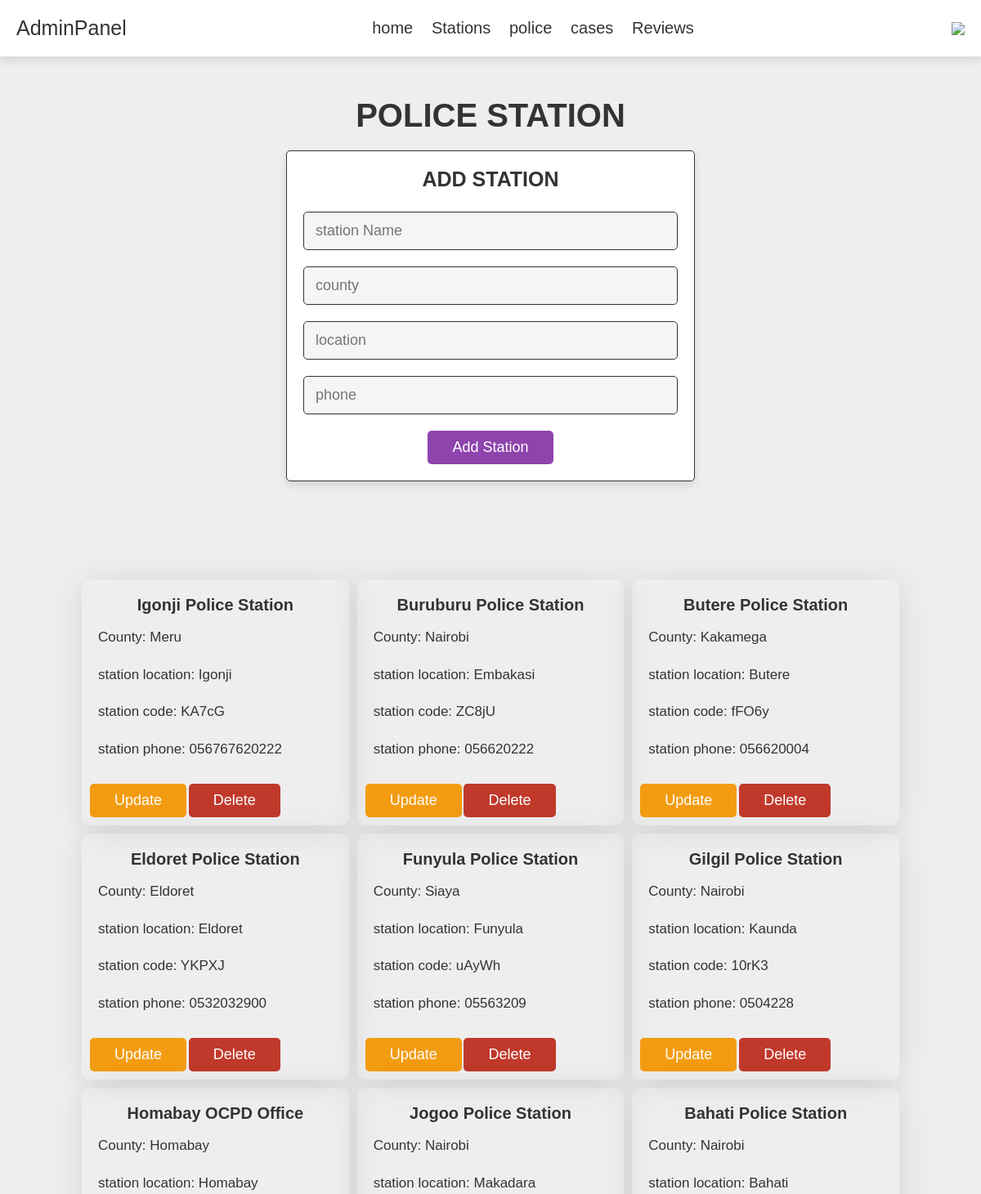
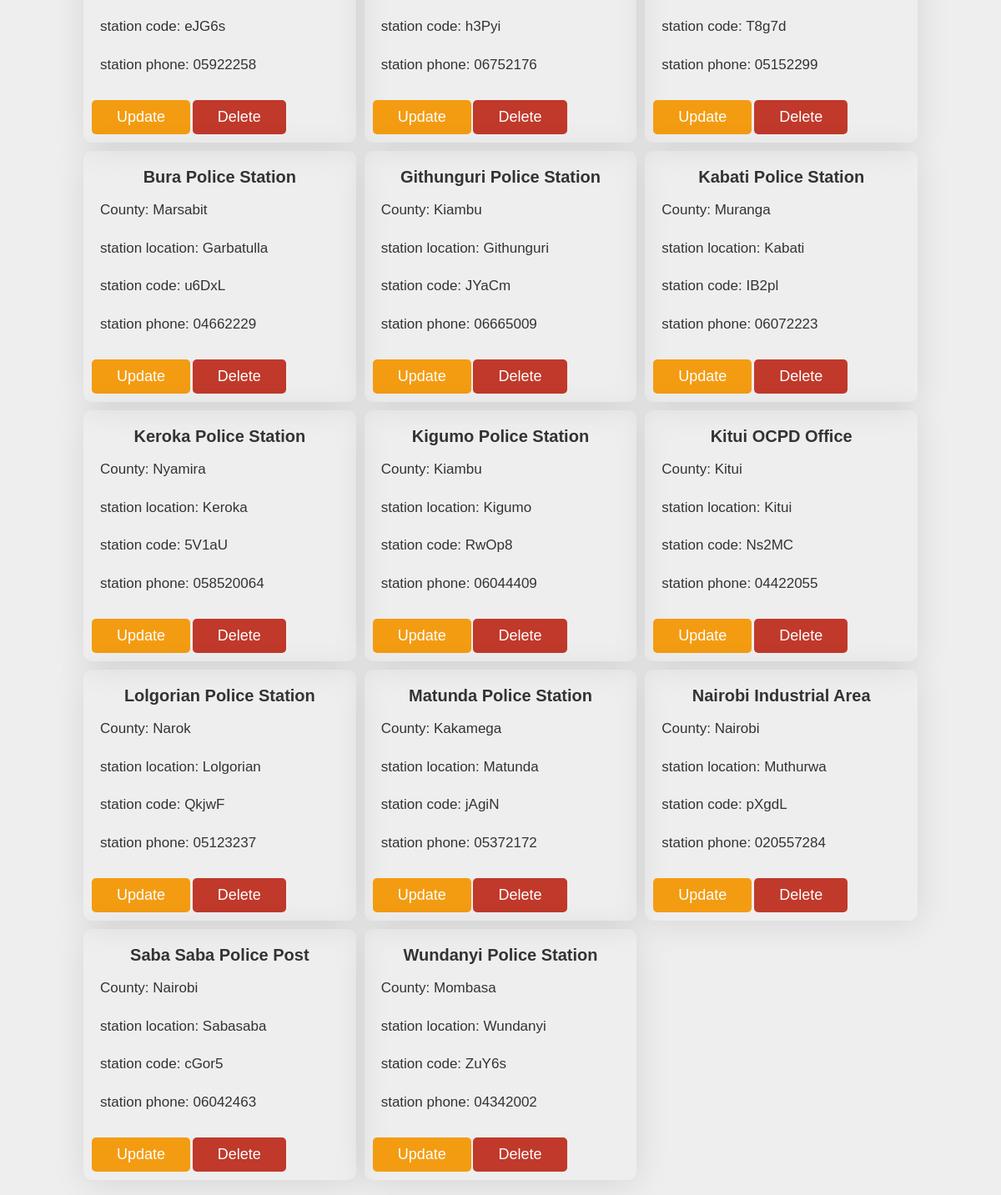
Screenshot of /admin_stations.php (signed in) with the database file from the repository (2 pictures, top to bottom).
### tables this page shows
CREATE TABLE `police_station` (
  `id` int(100) NOT NULL,
  `name` varchar(100) NOT NULL,
  `code` varchar(100) NOT NULL,
  `county` varchar(100) NOT NULL,
  `location` varchar(100) NOT NULL,
  `phone` varchar(100) NOT NULL
);

### admin_stations.php (the view, shortened to what this page needs)
<?php
include 'config.php';
?>
<!DOCTYPE html>
<html lang="en">
<head>
   <link rel="stylesheet" href="css/admin_style.css">
   <link rel="stylesheet" href="css/style.css">
</head>
<body>
   <?php include 'admin_header.php'; ?>
   <section class="add-products">
      <h1 class="title">Police station</h1>
      <form action="" method="post" enctype="multipart/form-data">
         <h3>add station</h3>
         <input type="text" name="stationname" class="box" placeholder="station Name">
         <input type="county" name="county" class="box" placeholder="county">
         <input type="text" name="location" class="box" placeholder="location">
         <input type=number name="phone" class="box" placeholder="phone">
         <input type="submit" value="add station" name="add_car" class="btn">
      </form>
   </section>
   <section class="services-container">
      <?php
      $select_station = mysqli_query($conn, "SELECT * FROM `police_station`") or die('query failed');
      if (mysqli_num_rows($select_station) > 0) {
         while ($fetch_station = mysqli_fetch_assoc($select_station)) {
      ?>
            <div class="box">
               <div class="form-box">
                  <div class="box-content">
                     <h1 class="name"><?php echo $fetch_station['name']; ?></h1>
                     <h3 class="price">County: <?php echo $fetch_station['county']; ?></h3>
                     <h3 class="plateNumber">station location: <?php echo $fetch_station['location']; ?></h3>
                     <h3 class="description">station code: <?php echo $fetch_station['code']; ?></h3>
                     <h3 class="mileage">station phone: <?php echo $fetch_station['phone']; ?></h3>
                  </div>
               </div>
               <a href="admin_stations.php?update=<?php echo $fetch_station['id']; ?>" class="option-btn">update</a>
               <a href="admin_stations.php?delete=<?php echo $fetch_station['id']; ?>" class="delete-btn" onclick="return confirm('delete this police station?');">delete</a>
            </div>
      <?php
         }
      } else {
         echo '<p class="empty">no police station added yet!</p>';
      }
      ?>
   </section>
</body>
</html>

### admin_style.css (style rules this page uses)
:root { --purple: #8e44ad; --red: #c0392b; --orange: #f39c12; --black: #333; --white: #fff; --light-color: #666; --light-white: #ccc; --light-bg: #f5f5f5; --border: 0.1rem solid var(--black); --box-shadow: 0 0.5rem 1rem rgba(0, 0, 0, 0.1); }
* { font-family: sans-serif; margin: 0; padding: 0; box-sizing: border-box; outline: none; border: none; text-decoration: none; transition: all 0.2s linear; }
html { font-size: 62.5%; overflow-x: hidden; }
body { background-color: var(--light-bg); }
section { padding: 3rem 2rem; }
.title { text-align: center; margin-bottom: 2rem; text-transform: uppercase; color: var(--black); font-size: 4rem; }
.btn, .option-btn, .delete-btn, .white-btn { display: inline-block; margin-top: 1rem; padding: 1rem 3rem; cursor: pointer; color: var(--white); font-size: 1.8rem; border-radius: 0.5rem; text-transform: capitalize; }
.white-btn, .btn { background-color: var(--purple); }
.option-btn { background-color: var(--orange); }
.delete-btn { background-color: var(--red); }
.add-products form { background-color: var(--white); border-radius: 0.5rem; padding: 2rem; text-align: center; box-shadow: var(--box-shadow); border: var(--border); max-width: 50rem; margin: 0 auto; }
.add-products form h3 { font-size: 2.5rem; text-transform: uppercase; color: var(--black); margin-bottom: 1.5rem; }
.add-products form .box { width: 100%; background-color: var(--light-bg); border-radius: 0.5rem; margin: 1rem 0; padding: 1.2rem 1.4rem; color: var(--black); font-size: 1.8rem; border: var(--border); }
a { text-decoration: none; }
:root { --poppins: 'Poppins', sans-serif; --lato: 'Lato', sans-serif; --light: #F9F9F9; --blue: #3C91E6; --light-blue: #CFE8FF; --grey: #eee; --dark-grey: #AAAAAA; --dark: #342E37; --red: #DB504A; --yellow: #FFCE26; --light-yellow: #FFF2C6; --orange: #FD7238; --light-orange: #FFE0D3; }
body { background: var(--grey); overflow-x: hidden; }
.price { color: rgb(50, 170, 86); border-radius: 5px; font-size: 30px; width:220px ; }

### style.css (style rules this page uses)
:root { --purple: #8e44ad; --red: #c0392b; --orange: #f39c12; --black: #333; --white: #fff; --light-color: #666; --light-white: #ccc; --light-bg: #f5f5f5; --border: 0.1rem solid var(--black); --box-shadow: 0 0.5rem 1rem rgba(0, 0, 0, 0.1); }
* { font-family: sans-serif; margin: 0; padding: 0; box-sizing: border-box; outline: none; border: none; text-decoration: none; transition: all 0.2s linear; }
html { font-size: 62.5%; overflow-x: hidden; }
section { padding: 50px 100px; }
.services-container { display: grid; grid-template-columns: repeat(auto-fill, minmax(300px, 1fr)); gap: 1rem; margin-top: 2rem; }
.services-container .box { padding: 10px; border-radius: 1rem; box-shadow: 1px 4px 41px rgba(0, 0, 0, 0.1); }
.services-container .box .form-box { display: flex; flex-direction: column; justify-content: space-between; align-items: center; }
.services-container .box .form-box .box-content { width: 100%; padding: 1rem; box-shadow: 1rem; height: auto; }
.services-container .box .form-box .box-content h1 { font-size: 2rem; font-weight: 550; color: var(--black); margin-bottom: 0.5rem; text-align: center; }
.services-container .box .form-box .box-content h3 { font-size: 1.7rem; color: var(--black); line-height: 1.5; padding: 1rem 0; }
.services-container .box h3 { font-weight: 500; }
.title { text-align: center; margin-bottom: 2rem; text-transform: uppercase; color: var(--black); font-size: 4rem; }
.btn, .option-btn, .delete-btn, .white-btn { display: inline-block; margin-top: 1rem; padding: 1rem 3rem; cursor: pointer; color: var(--white); font-size: 1.8rem; border-radius: 0.5rem; text-transform: capitalize; }
.white-btn, .btn { background-color: var(--purple); }
.option-btn { background-color: var(--orange); }
.delete-btn { background-color: var(--red); }

### rows the page displays
police_station: name "Igonji Police Station", county "Meru", location "Igonji", code "KA7cG", phone "056767620222"
police_station: name "Buruburu Police Station", county "Nairobi", location "Embakasi", code "ZC8jU", phone "056620222"
police_station: name "Butere Police Station", county "Kakamega", location "Butere", code "fFO6y", phone "056620004"
police_station: name "Eldoret Police Station", county "Eldoret", location "Eldoret", code "YKPXJ", phone "0532032900"
police_station: name "Funyula Police Station", county "Siaya", location "Funyula", code "uAyWh", phone "05563209"
police_station: name "Gilgil Police Station", county "Nairobi", location "Kaunda", code "10rK3", phone "0504228"
police_station: name "Homabay OCPD Office", county "Homabay", location "Homabay", code "eJG6s", phone "05922258"
police_station: name "Jogoo Police Station", county "Nairobi", location "Makadara", code "h3Pyi", phone "06752176"
police_station: name "Bahati Police Station", county "Nairobi", location "Bahati", code "T8g7d", phone "05152299"
police_station: name "Bura Police Station", county "Marsabit", location "Garbatulla", code "u6DxL", phone "04662229"
police_station: name "Githunguri Police Station", county "Kiambu", location "Githunguri", code "JYaCm", phone "06665009"
police_station: name "Kabati Police Station", county "Muranga", location "Kabati", code "IB2pl", phone "06072223"
police_station: name "Keroka Police Station", county "Nyamira", location "Keroka", code "5V1aU", phone "058520064"
police_station: name "Kigumo Police Station", county "Kiambu", location "Kigumo", code "RwOp8", phone "06044409"
police_station: name "Kitui OCPD Office", county "Kitui", location "Kitui", code "Ns2MC", phone "04422055"
police_station: name "Lolgorian Police Station", county "Narok", location "Lolgorian", code "QkjwF", phone "05123237"
police_station: name "Matunda Police Station", county "Kakamega", location "Matunda", code "jAgiN", phone "05372172"
police_station: name "Nairobi Industrial Area", county "Nairobi", location "Muthurwa", code "pXgdL", phone "020557284"
police_station: name "Saba Saba Police Post", county "Nairobi", location "Sabasaba", code "cGor5", phone "06042463"
police_station: name "Wundanyi Police Station", county "Mombasa", location "Wundanyi", code "ZuY6s", phone "04342002"
